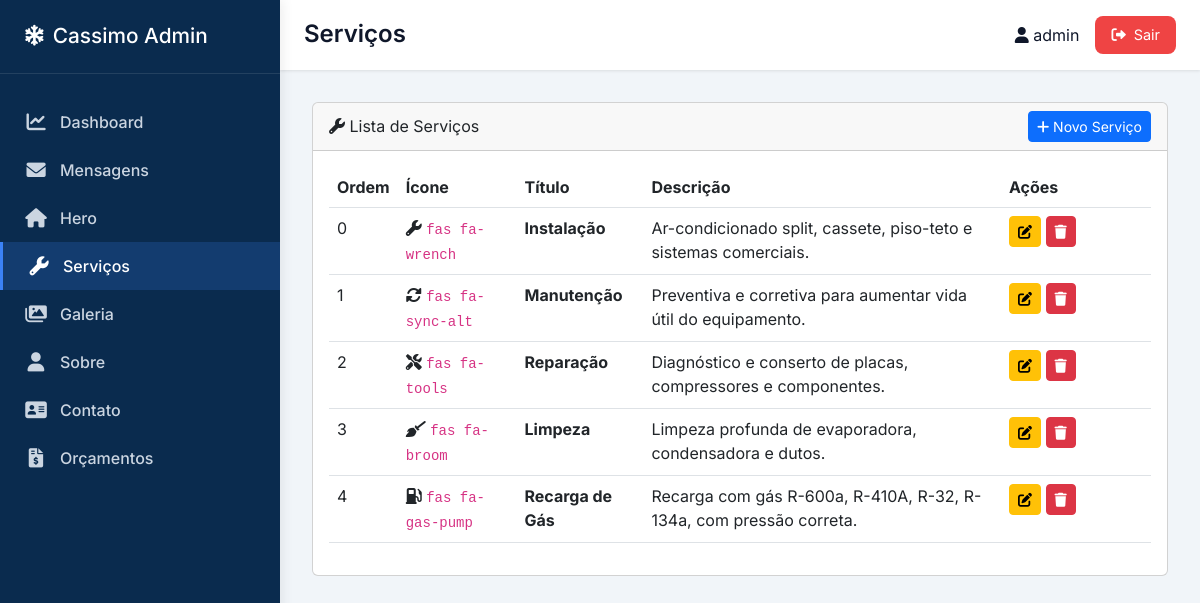
The app's page /servicos/ (signed in) with its own data.
### core/models.py (models this page shows, shortened)
class Servico(models.Model):
    icone = models.CharField('Classe do ícone (FontAwesome)', max_length=50, default='fas fa-wrench')
    titulo = models.CharField('Título do serviço', max_length=100)
    descricao = models.TextField('Descrição')
    ordem = models.IntegerField('Ordem de exibição', default=0)
    class Meta:
        ordering = ['ordem']
        verbose_name = 'Serviço'
        verbose_name_plural = 'Serviços'

### core/views.py (the view)
# urls.py: path('servicos/', views.servico_list, name='servico_list'),
@login_required
def servico_list(request):
    servicos = Servico.objects.all()
    return render(request, 'dashboard/servico_list.html', {'servicos': servicos})

### templates/dashboard/servico_list.html (shortened to what this page needs)
{% extends 'dashboard/base_dashboard.html' %}
{% block page_title %}Serviços{% endblock %}
{% block content %}
<div class="card">
    <div class="card-header d-flex justify-content-between align-items-center">
        <span><i class="fas fa-wrench"></i> Lista de Serviços</span>
        <a href="{% url 'servico_create' %}" class="btn btn-primary btn-sm">
            <i class="fas fa-plus"></i> Novo Serviço
        </a>
    </div>
    <div class="card-body">
        {% if servicos %}
        <div class="table-responsive">
            <table class="table table-hover">
                <thead>
                    <tr>
                        <th>Ordem</th>
                        <th>Ícone</th>
                        <th>Título</th>
                        <th>Descrição</th>
                        <th width="150">Ações</th>
                    </tr>
                </thead>
                <tbody>
                    {% for servico in servicos %}
                    <tr>
                        <td>{{ servico.ordem }}</td>
                        <td><i class="{{ servico.icone }}"></i> <code>{{ servico.icone }}</code></td>
                        <td><strong>{{ servico.titulo }}</strong></td>
                        <td>{{ servico.descricao|truncatewords:15 }}</td>
                        <td>
                            <a href="{% url 'servico_edit' servico.pk %}" class="btn btn-sm btn-warning">
                                <i class="fas fa-edit"></i>
                            </a>
                            <a href="{% url 'servico_delete' servico.pk %}" class="btn btn-sm btn-danger">
                                <i class="fas fa-trash"></i>
                            </a>
                        </td>
                    </tr>
                    {% endfor %}
                </tbody>
            </table>
        </div>
        {% else %}
        <div class="text-center py-5">
            <i class="fas fa-wrench fa-3x text-muted mb-3"></i>
            <p>Nenhum serviço cadastrado ainda.</p>
            <a href="{% url 'servico_create' %}" class="btn btn-primary">Adicionar primeiro serviço</a>
        </div>
        {% endif %}
    </div>
</div>
{% endblock %}

### templates/dashboard/base_dashboard.html (shortened to what this page needs)
<!DOCTYPE html>
<html lang="pt">
<head>
    <link rel="stylesheet" href="https://cdnjs.cloudflare.com/ajax/libs/font-awesome/6.0.0-beta3/css/all.min.css">
    <link href="https://cdn.jsdelivr.net/npm/bootstrap@5.3.0-alpha1/dist/css/bootstrap.min.css" rel="stylesheet">
</head>
<body>
    <div class="dashboard-container">
        <aside class="sidebar" id="mainSidebar">
            <div class="sidebar-header">
                <h2><i class="fas fa-snowflake"></i> <span>Cassimo Admin</span></h2>
            </div>
            <nav class="sidebar-nav">
                <a href="{% url 'dashboard_home' %}" class="{% if request.resolver_match.url_name == 'dashboard_home' %}active{% endif %}">
                    <i class="fas fa-chart-line"></i> <span>Dashboard</span>
                </a>
                <a href="{% url 'dashboard_messages' %}" class="{% if 'dashboard_messages' in request.path %}active{% endif %}">
                    <i class="fas fa-envelope"></i> <span>Mensagens</span>
                </a>
                <a href="{% url 'hero_edit' %}" class="{% if request.resolver_match.url_name == 'hero_edit' %}active{% endif %}">
                    <i class="fas fa-home"></i> <span>Hero</span>
                </a>
                <a href="{% url 'servico_list' %}" class="{% if 'servico' in request.path %}active{% endif %}">
                    <i class="fas fa-wrench"></i> <span>Serviços</span>
                </a>
                <a href="{% url 'galeria_list' %}" class="{% if 'galeria' in request.path %}active{% endif %}">
                    <i class="fas fa-images"></i> <span>Galeria</span>
                </a>
                <a href="{% url 'sobre_edit' %}" class="{% if request.resolver_match.url_name == 'sobre_edit' %}active{% endif %}">
                    <i class="fas fa-user"></i> <span>Sobre</span>
                </a>
                <a href="{% url 'contato_edit' %}" class="{% if request.resolver_match.url_name == 'contato_edit' %}active{% endif %}">
                    <i class="fas fa-address-card"></i> <span>Contato</span>
                </a>
                <a href="{% url 'orcamento_list' %}" class="{% if 'orcamento' in request.path %}active{% endif %}">
                    <i class="fas fa-file-invoice-dollar"></i> <span>Orçamentos</span>
                </a>
            </nav>
        </aside>
        <main class="main-content" id="mainContent">
            <div class="top-bar">
                <div style="display: flex; align-items: center; gap: 12px;">
                    <h1 class="page-title">{% block page_title %}Dashboard{% endblock %}</h1>
                </div>
                <div class="user-info">
                    <span><i class="fas fa-user"></i> {{ request.user.username }}</span>
                    <a href="{% url 'dashboard_logout' %}" class="logout-btn"><i class="fas fa-sign-out-alt"></i> Sair</a>
                </div>
            </div>
            <div class="content">
                {% block content %}{% endblock %}
            </div>
        </main>
    </div>
</body>
</html>

### templates/dashboard/base_dashboard.html (style rules this page uses)
* { margin: 0; padding: 0; box-sizing: border-box; }
body { font-family: 'Inter', sans-serif; background: #f1f5f9; color: #0f172a; overflow-x: hidden; }
.dashboard-container { display: flex; min-height: 100vh; position: relative; }
.sidebar { width: 280px; background: #0a2b4e; color: white; position: fixed; height: 100vh; overflow-y: auto; z-index: 1050; top: 0; left: 0; transition: transform 0.3s ease-in-out, width 0.2s; box-shadow: 2px 0 12px rgba(0,0,0,0.08); }
.sidebar-header { padding: 1.5rem; border-bottom: 1px solid rgba(255,255,255,0.1); }
.sidebar-header h2 { font-size: 1.3rem; display: flex; align-items: center; gap: 0.5rem; margin: 0; }
.sidebar-nav { padding: 1.5rem 0; }
.sidebar-nav a { display: flex; align-items: center; gap: 12px; padding: 12px 24px; color: #cbd5e1; text-decoration: none; transition: 0.3s; font-weight: 500; }
.sidebar-nav a:hover, .sidebar-nav a.active { background: rgba(59,130,246,0.2); color: white; border-left: 3px solid #3b82f6; }
.sidebar-nav i { width: 24px; font-size: 1.2rem; text-align: center; }
.main-content { flex: 1; margin-left: 280px; width: calc(100% - 280px); transition: margin-left 0.3s ease; }
.top-bar { background: white; padding: 1rem 1.5rem; display: flex; justify-content: space-between; align-items: center; flex-wrap: wrap; gap: 1rem; box-shadow: 0 1px 3px rgba(0,0,0,0.1); position: sticky; top: 0; z-index: 1020; }
.page-title { font-size: 1.5rem; font-weight: 600; margin: 0; }
.user-info { display: flex; align-items: center; gap: 1rem; flex-wrap: wrap; }
.logout-btn { background: #ef4444; color: white; padding: 8px 16px; border-radius: 8px; text-decoration: none; font-size: 0.9rem; transition: 0.2s; display: inline-flex; align-items: center; gap: 8px; }
.content { padding: 2rem; }
.sidebar-nav a { position: relative; flex-wrap: wrap; }
.card-body { overflow-x: auto; }

### records on screen
Servico: ordem "0", icone "fas fa-wrench", titulo "Instalação", descricao "Ar-condicionado split, cassete, piso-teto e sistemas comerciais."
Servico: ordem "1", icone "fas fa-sync-alt", titulo "Manutenção", descricao "Preventiva e corretiva para aumentar vida útil do equipamento."
Servico: ordem "2", icone "fas fa-tools", titulo "Reparação", descricao "Diagnóstico e conserto de placas, compressores e componentes."
Servico: ordem "3", icone "fas fa-broom", titulo "Limpeza", descricao "Limpeza profunda de evaporadora, condensadora e dutos."
Servico: ordem "4", icone "fas fa-gas-pump", titulo "Recarga de Gás", descricao "Recarga com gás R-600a, R-410A, R-32, R-134a, com pressão correta."

### other values on screen
{{ request.user.username }} "admin"
